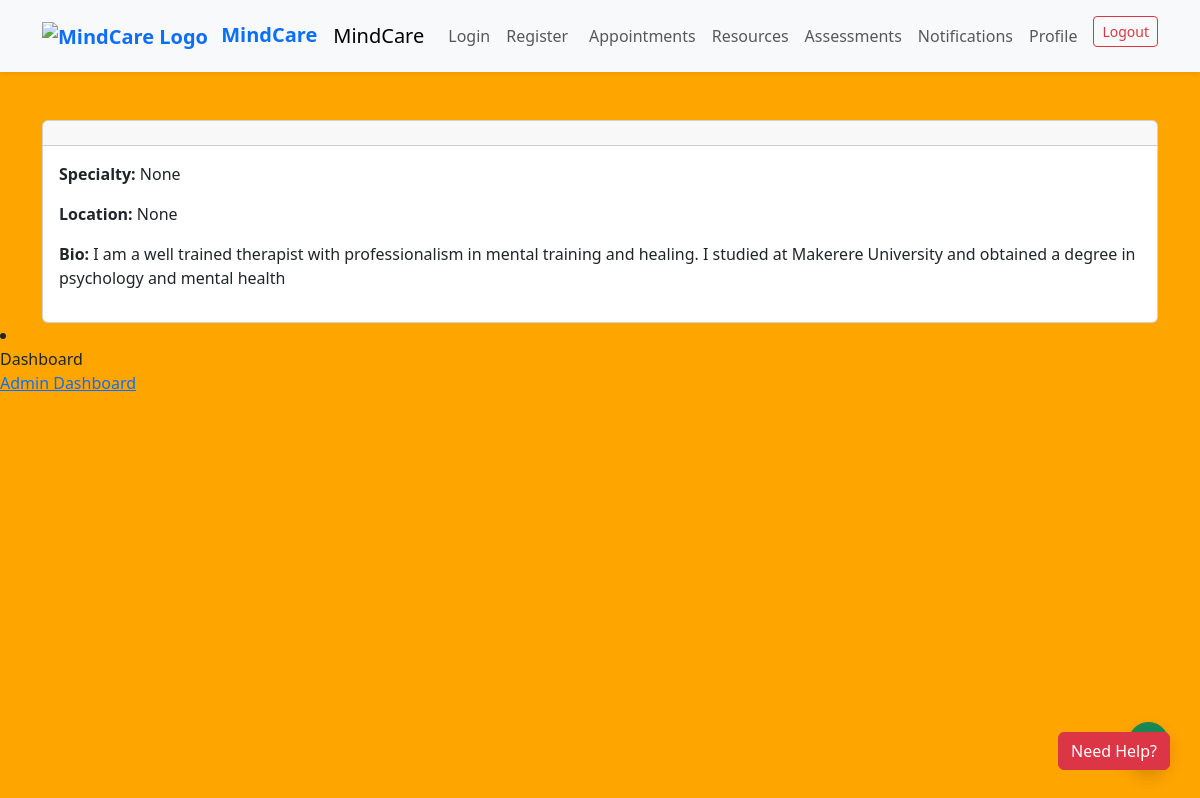
/therapist/3/, run on the app's committed database.
### core/models.py (models this page shows)
class CustomUser(AbstractUser):
    ROLE_CHOICES = (
        ('admin', 'Admin'),
        ('therapist', 'Therapist'),
        ('client', 'Client'),
    )
    role = models.CharField(max_length=10, choices=ROLE_CHOICES, default='client')
    specialty = models.CharField(max_length=100, blank=True, null=True)
    location = models.CharField(max_length=100, blank=True, null=True)
    bio = models.TextField(blank=True, null=True)
    image = models.ImageField(upload_to='profile_images/', blank=True, null=True)

### core/views.py (the view)
# urls.py: path('therapist/<int:therapist_id>/', views.therapist_profile_view, name='therapist_profile'),
def therapist_profile_view(request, therapist_id):
    therapist = get_object_or_404(CustomUser, id=therapist_id, role='therapist')
    return render(request, 'core/therapist_profile.html', {'therapist': therapist})

### core/templates/core/therapist_profile.html (shortened to what this page needs)
{% extends 'base.html' %}
{% block content %}
<div class="container mt-5">
  <div class="card">
    <div class="card-header">
    </div>
    <div class="card-body">
      <p><strong>Specialty:</strong> {{ therapist.specialty }}</p>
      <p><strong>Location:</strong> {{ therapist.location }}</p>
      <p><strong>Bio:</strong> {{ therapist.bio }}</p>
    </div>
  </div>
</div>
{% endblock %}

### core/static/css/style.css (style rules this page uses)
body { background-color: orange; font-family: 'Segoe UI', sans-serif; }

### data on the page
CustomUser: specialty "None", location "None", bio "I am a well trained therapist with professionalism in mental training and healing. I studied at Makerere University and obtained a degree in psychology and mental health"
